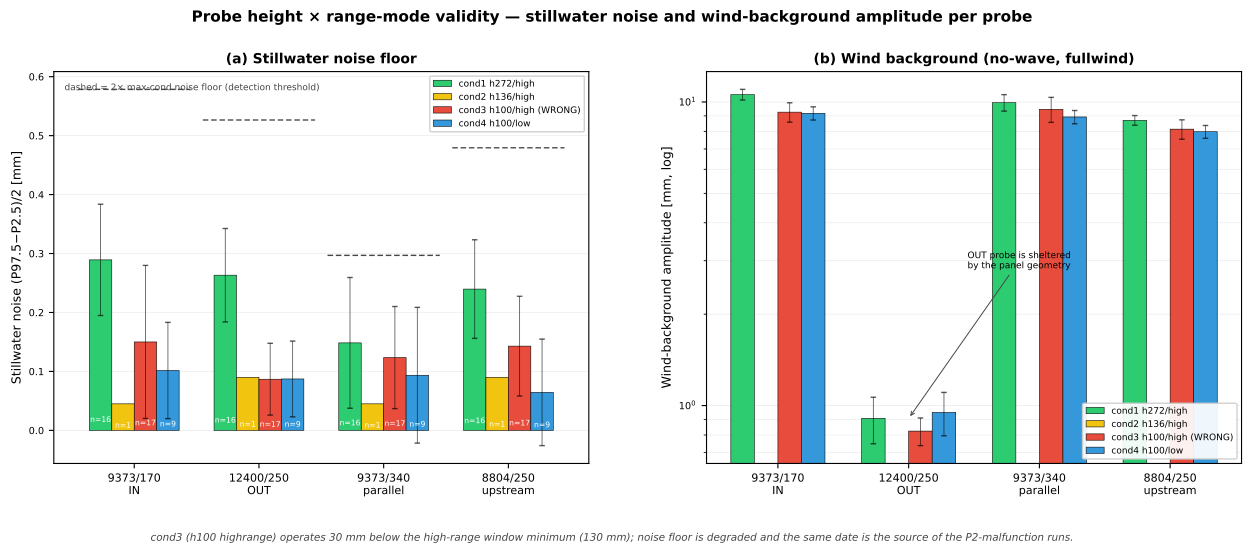

Generate this figure with Python:
"""
Probe height & range-mode figure (CH04 §3b)
=============================================

Promotes the analysis in `probe_height_analysis.py` (text-only) and the
review document `probe_height_wind_findings.md` into a thesis-grade
figure. Two-panel layout:

  (A) Stillwater noise floor (mm) — per probe, per condition. Linear
      y-axis; bars show mean (P97.5−P2.5)/2 across nowave+nowind runs;
      error bars = ±1 std across runs.
  (B) Wind background amplitude (mm) — per probe, per condition. Log
      y-axis (OUT probe is ~10× smaller than wind-exposed probes).
      Bars show mean amplitude across nowave+fullwind runs; error bars
      = ±1 std.

Conditions (combinations of probe height above still water × hardware
range mode):

  cond1: h272 / high   — standard, pre-2026-03-23 (longest air path)
  cond2: h136 / high   — transitional, 1 day, n=1 stillwater run
  cond3: h100 / high   — WRONG mode (100 mm < 130 mm window minimum);
                          source of the P2-malfunction runs
  cond4: h100 / low    — correct lowrange; used for all CH05 results

Probes:
  9373/170  IN
  12400/250 OUT (sheltered by panel)
  9373/340  parallel to IN (other lateral side)
  8804/250  upstream (closer to paddle)

Run from repo root:
    conda run -n draumkvedet python analysis_scratch/probe_height_figure.py

Outputs:
    analysis_scratch/probe_height_figure.pdf       (scratch quick-view)
    output/FIGURES/ch04_probe_height.pdf            (thesis figure)
    output/TEXFIGU/ch04_probe_height.tex            (thesis stub, write-once)
    analysis_scratch/probe_height_figure_summary.csv (numeric table)
"""

import sys
import warnings
from pathlib import Path
from datetime import datetime

warnings.filterwarnings("ignore")

import numpy as np
import pandas as pd
import matplotlib

matplotlib.use("Agg")
import matplotlib.pyplot as plt
import matplotlib.gridspec as gridspec

BASE = Path(__file__).resolve().parent.parent
sys.path.insert(0, str(BASE))

import os
os.chdir(BASE)  # waveprocessed/ paths below are repo-relative

from wavescripts.improved_data_loader import load_analysis_data
from wavescripts.constants import PROBE_RANGE_MODES, PROBE_HEIGHT_DEFAULT_MM

# ── Output paths ──────────────────────────────────────────────────────────────
SCRATCH_PDF = Path(__file__).parent / "probe_height_figure.pdf"
SCRATCH_CSV = Path(__file__).parent / "probe_height_figure_summary.csv"
THESIS_NAME = "ch04_probe_height"
OUT_PDF = BASE / "output" / "FIGURES" / f"{THESIS_NAME}.pdf"
OUT_STUB = BASE / "output" / "TEXFIGU" / f"{THESIS_NAME}.tex"
CHAPTER = "04"

# ── Datasets ──────────────────────────────────────────────────────────────────
# Same set as probe_height_analysis.py — every march2026 folder so all 4
# conditions are represented. Older Nov-2025 folders use a different probe
# config and are excluded.
PROCESSED_DIRS = [
    Path("waveprocessed/PROCESSED-20260307-ProbPos4_31_FPV_2-tett6roof"),
    Path("waveprocessed/PROCESSED-20260312-ProbPos4_31_FPV_2-tett6roof"),
    Path("waveprocessed/PROCESSED-20260313-ProbePos4_31_FPV_2-tett6roof"),
    Path("waveprocessed/PROCESSED-20260314-ProbePos4_31_FPV_2-tett6roof"),
    Path("waveprocessed/PROCESSED-20260316-ProbePos4_31_FPV_2-tett6roof"),
    Path("waveprocessed/PROCESSED-20260316-ProbePos4_31_FPV_2-tett6roof-under9Mooring"),
    Path("waveprocessed/PROCESSED-20260319-ProbePos4_31_FPV_2-tett6roof-under9Mooring"),
    Path("waveprocessed/PROCESSED-20260321-ProbePos4_31_FPV_2-tett6roof-under9Mooring-height100-RENAMED"),
    Path("waveprocessed/PROCESSED-20260323-ProbePos4_31_FPV_2-tett6roof-under9Mooring-height136"),
    Path("waveprocessed/PROCESSED-20260323-ProbePos4_31_FPV_2-tett6roof-under9Mooring-height100"),
    Path("waveprocessed/PROCESSED-20260324-ProbePos4_31_FPV_2-tett6roof-under9Mooring-height100"),
    Path("waveprocessed/PROCESSED-20260325-ProbePos4_31_FPV_2-tett6roof-under9Mooring-height100"),
    Path("waveprocessed/PROCESSED-20260326-ProbePos4_31_FPV_2-tett6roof-under9Mooring-height100"),
    Path("waveprocessed/PROCESSED-20260326-ProbePos4_31_FPV_2-tett6roof-under9Mooring-height100-lowrange"),
    Path("waveprocessed/PROCESSED-20260327-ProbePos4_31_FPV_2-tett6roof-under9Mooring30-height100-lowrange"),
]

# ── Probe + condition definitions ─────────────────────────────────────────────
PROBES = ["9373/170", "12400/250", "9373/340", "8804/250"]
PROBE_LABELS = {
    "9373/170": "9373/170\nIN",
    "12400/250": "12400/250\nOUT",
    "9373/340": "9373/340\nparallel",
    "8804/250": "8804/250\nupstream",
}

# Conditions are listed in the order they were used in the experiment.
# cond3 is flagged as "WRONG" because h=100 mm is below the high-range
# 130 mm window minimum, which produces out-of-spec hardware behaviour.
CONDITIONS = [
    {"key": "cond1_h272_high", "label": "cond1 h272/high",     "color": "#2ECC71"},  # green — standard
    {"key": "cond2_h136_high", "label": "cond2 h136/high",     "color": "#F1C40F"},  # yellow — borderline
    {"key": "cond3_h100_high_WRONG", "label": "cond3 h100/high (WRONG)", "color": "#E74C3C"},  # red — wrong-mode
    {"key": "cond4_h100_low",  "label": "cond4 h100/low",      "color": "#3498DB"},  # blue — correct lowrange
]

# ── 1. Load and label ─────────────────────────────────────────────────────────
print("1. Loading metadata …")
combined_meta, _, _, _ = load_analysis_data(*PROCESSED_DIRS, load_processed=False)
print(f"   {len(combined_meta)} total rows loaded")


def assign_condition(row):
    h = row.get("probe_height_mm", PROBE_HEIGHT_DEFAULT_MM)
    r = row.get("probe_range_mode", "high")
    if pd.isna(h):
        h = PROBE_HEIGHT_DEFAULT_MM
    h = int(h)
    if h == 272 and r == "high":
        return "cond1_h272_high"
    if h == 136 and r == "high":
        return "cond2_h136_high"
    if h == 100 and r == "high":
        return "cond3_h100_high_WRONG"
    if h == 100 and r == "low":
        return "cond4_h100_low"
    return f"other_h{h}_{r}"


combined_meta["condition"] = combined_meta.apply(assign_condition, axis=1)
print("   condition counts:")
print(combined_meta["condition"].value_counts().to_string())

amp_cols = {p: f"Probe {p} Amplitude" for p in PROBES}
missing = [p for p, c in amp_cols.items() if c not in combined_meta.columns]
if missing:
    raise RuntimeError(
        f"Missing amplitude columns for probes {missing}. "
        f"Have: {[c for c in combined_meta.columns if c.startswith('Probe ') and c.endswith(' Amplitude')]}"
    )

# ── 2. Stillwater (nowave + nowind) and wind-background (nowave + fullwind) ─
diag_excl = ["diagnostic", "partial"]

stillwater = combined_meta[
    combined_meta["WaveFrequencyInput [Hz]"].isna()
    & (combined_meta["WindCondition"] == "no")
    & (~combined_meta.get("run_category", pd.Series(["standard"] * len(combined_meta))).isin(diag_excl))
].copy()
print(f"\n2a. Stillwater runs (nowave+nowind, non-diagnostic): {len(stillwater)}")

wind_bg = combined_meta[
    combined_meta["WaveFrequencyInput [Hz]"].isna()
    & (combined_meta["WindCondition"] == "full")
    & (~combined_meta.get("run_category", pd.Series(["standard"] * len(combined_meta))).isin(diag_excl))
].copy()
print(f"2b. Wind-background runs (nowave+fullwind, non-diagnostic): {len(wind_bg)}")


def per_condition_stats(df: pd.DataFrame, probe: str):
    """Return dict {cond_key: (mean, std, n)} for the given probe column."""
    col = amp_cols[probe]
    out = {}
    for c in CONDITIONS:
        sub = df[df["condition"] == c["key"]][col].dropna()
        if len(sub) > 0:
            out[c["key"]] = (float(sub.mean()), float(sub.std()) if len(sub) > 1 else 0.0, int(len(sub)))
        else:
            out[c["key"]] = (np.nan, np.nan, 0)
    return out


sw_stats = {p: per_condition_stats(stillwater, p) for p in PROBES}
wb_stats = {p: per_condition_stats(wind_bg, p) for p in PROBES}

# ── 3. Detection threshold (per probe, max across conditions) ─────────────────
# Used as a horizontal annotation on the noise-floor panel.
# Standard rule from CLAUDE.md §16: ≈ 2× noise floor.
DETECTION_FACTOR = 2.0
detection_threshold = {
    p: DETECTION_FACTOR * np.nanmax([sw_stats[p][c["key"]][0] for c in CONDITIONS])
    for p in PROBES
}

# ── 4. Save numeric summary table ────────────────────────────────────────────
print("\n3. Writing numeric summary CSV …")
rows = []
for p in PROBES:
    for c in CONDITIONS:
        sw_m, sw_s, sw_n = sw_stats[p][c["key"]]
        wb_m, wb_s, wb_n = wb_stats[p][c["key"]]
        rows.append({
            "probe": p,
            "condition": c["key"],
            "sw_mean_mm": sw_m,
            "sw_std_mm": sw_s,
            "sw_n_runs": sw_n,
            "wind_mean_mm": wb_m,
            "wind_std_mm": wb_s,
            "wind_n_runs": wb_n,
            "wind_over_sw": wb_m / sw_m if (sw_m and sw_m > 0) else np.nan,
        })
summary_df = pd.DataFrame(rows)
summary_df.to_csv(SCRATCH_CSV, index=False)
print(f"   Saved → {SCRATCH_CSV.relative_to(BASE)}")
print()
print(summary_df.round(3).to_string(index=False))

# ── 5. Plot ───────────────────────────────────────────────────────────────────
print("\n4. Building figure …")

n_probes = len(PROBES)
n_cond = len(CONDITIONS)
bar_w = 0.18
group_x = np.arange(n_probes)

fig = plt.figure(figsize=(13, 5.6))
gs = gridspec.GridSpec(1, 2, figure=fig, wspace=0.22, left=0.07, right=0.985,
                       top=0.86, bottom=0.16)
ax_sw = fig.add_subplot(gs[0, 0])
ax_wb = fig.add_subplot(gs[0, 1])

# Panel A: stillwater noise floor (linear) ─────────────────────────────────────
for j, c in enumerate(CONDITIONS):
    means = [sw_stats[p][c["key"]][0] for p in PROBES]
    stds  = [sw_stats[p][c["key"]][1] for p in PROBES]
    ns    = [sw_stats[p][c["key"]][2] for p in PROBES]
    xs = group_x + (j - (n_cond - 1) / 2) * bar_w
    bars = ax_sw.bar(xs, means, bar_w, label=c["label"], color=c["color"],
                     edgecolor="black", linewidth=0.4, zorder=2)
    # Error bars only where n > 1; otherwise draw a small marker for the
    # single point
    for x, m, s, n in zip(xs, means, stds, ns):
        if n == 0 or np.isnan(m):
            continue
        if n > 1:
            ax_sw.errorbar(x, m, yerr=s, fmt="none", ecolor="black", capsize=2,
                           elinewidth=0.6, alpha=0.65, zorder=3)
        # Annotate n-count under each bar
        ax_sw.text(x, max(m, 0.005) * 0.04, f"n={n}",
                   ha="center", va="bottom", fontsize=5.5, color="white", zorder=5)

# Detection threshold lines (dashed, per probe)
for i, p in enumerate(PROBES):
    th = detection_threshold[p]
    if not np.isnan(th):
        ax_sw.hlines(th, group_x[i] - 0.45, group_x[i] + 0.45,
                     colors="#444", linestyles=(0, (4, 2)), linewidth=1.0, zorder=4)

ax_sw.set_xticks(group_x)
ax_sw.set_xticklabels([PROBE_LABELS[p] for p in PROBES], fontsize=8)
ax_sw.set_ylabel("Stillwater noise (P97.5−P2.5)/2 [mm]", fontsize=9)
ax_sw.set_title("(a) Stillwater noise floor", fontsize=10, fontweight="bold")
ax_sw.grid(True, axis="y", alpha=0.25, lw=0.5)
ax_sw.set_axisbelow(True)
ax_sw.tick_params(axis="y", labelsize=7)
ax_sw.tick_params(axis="x", labelsize=8)
ax_sw.legend(loc="upper right", fontsize=6.5, framealpha=0.92, ncol=1)
ax_sw.text(0.02, 0.97, "dashed = 2× max-cond noise floor (detection threshold)",
           transform=ax_sw.transAxes, fontsize=6.5, va="top", color="#444")

# Panel B: wind background (log) ──────────────────────────────────────────────
for j, c in enumerate(CONDITIONS):
    means = [wb_stats[p][c["key"]][0] for p in PROBES]
    stds  = [wb_stats[p][c["key"]][1] for p in PROBES]
    ns    = [wb_stats[p][c["key"]][2] for p in PROBES]
    xs = group_x + (j - (n_cond - 1) / 2) * bar_w
    bars = ax_wb.bar(xs, means, bar_w, label=c["label"], color=c["color"],
                     edgecolor="black", linewidth=0.4, zorder=2)
    for x, m, s, n in zip(xs, means, stds, ns):
        if n == 0 or np.isnan(m):
            continue
        if n > 1:
            ax_wb.errorbar(x, m, yerr=s, fmt="none", ecolor="black", capsize=2,
                           elinewidth=0.6, alpha=0.65, zorder=3)

ax_wb.set_yscale("log")
ax_wb.set_xticks(group_x)
ax_wb.set_xticklabels([PROBE_LABELS[p] for p in PROBES], fontsize=8)
ax_wb.set_ylabel("Wind-background amplitude [mm, log]", fontsize=9)
ax_wb.set_title("(b) Wind background (no-wave, fullwind)", fontsize=10, fontweight="bold")
ax_wb.grid(True, which="both", axis="y", alpha=0.25, lw=0.5)
ax_wb.set_axisbelow(True)
ax_wb.tick_params(axis="y", labelsize=7)
ax_wb.tick_params(axis="x", labelsize=8)
ax_wb.legend(loc="lower right", fontsize=6.5, framealpha=0.92, ncol=1)

# Annotate the OUT probe specifically — it sits ~10× lower than the others
# because the panel shelters it from the wind fetch.
ax_wb.annotate("OUT probe is sheltered\nby the panel geometry",
               xy=(group_x[1], wb_stats["12400/250"]["cond1_h272_high"][0] or 1.0),
               xytext=(group_x[1] + 0.45, 3.0),
               fontsize=6.5, ha="left", va="center",
               arrowprops=dict(arrowstyle="->", lw=0.7, color="#444"))

# Suptitle with key context
fig.suptitle(
    "Probe height × range-mode validity — stillwater noise and wind-background amplitude per probe",
    fontsize=11, fontweight="bold", y=0.97,
)
fig.text(0.5, 0.022,
         "cond3 (h100 highrange) operates 30 mm below the high-range window minimum (130 mm); "
         "noise floor is degraded and the same date is the source of the P2-malfunction runs.",
         ha="center", fontsize=7.5, color="#444", style="italic")

# ── 6. Save ──────────────────────────────────────────────────────────────────
print("5. Saving figure …")
SCRATCH_PDF.parent.mkdir(parents=True, exist_ok=True)
OUT_PDF.parent.mkdir(parents=True, exist_ok=True)
OUT_STUB.parent.mkdir(parents=True, exist_ok=True)

fig.savefig(SCRATCH_PDF, bbox_inches="tight")
print(f"   Saved → {SCRATCH_PDF.relative_to(BASE)}")
fig.savefig(OUT_PDF, bbox_inches="tight")
print(f"   Saved → {OUT_PDF.relative_to(BASE)}")

# Stub: write once. After the user has hand-edited the caption / label,
# never overwrite. Re-running this script will preserve the user's edits.
if not OUT_STUB.exists():
    # Headline numbers for the caption
    in_p = "9373/170"
    out_p = "12400/250"
    sw_c1_in = sw_stats[in_p]["cond1_h272_high"][0]
    sw_c4_in = sw_stats[in_p]["cond4_h100_low"][0]
    sw_c1_out = sw_stats[out_p]["cond1_h272_high"][0]
    sw_c4_out = sw_stats[out_p]["cond4_h100_low"][0]
    wb_c1_out = wb_stats[out_p]["cond1_h272_high"][0]
    wb_c1_in = wb_stats[in_p]["cond1_h272_high"][0]

    _caption = (
        "Stillwater noise floor (a) and wind-background amplitude (b) per probe, "
        "for the four hardware configurations encountered during the experiment: "
        "cond1 ($h\\!=\\!272$\\,mm, high-range, standard), "
        "cond2 ($h\\!=\\!136$\\,mm, high-range, $n\\!=\\!1$ stillwater), "
        "cond3 ($h\\!=\\!100$\\,mm, high-range — wrong mode: $h$ is below the "
        "$130$\\,mm window minimum), and "
        "cond4 ($h\\!=\\!100$\\,mm, low-range — correct, used for all CH05 results). "
        "Bars: mean across nowave runs in each group (errorbars: $\\pm 1\\,\\sigma$ "
        f"where $n\\!>\\!1$). At the IN probe, lowering the probe drops the "
        f"stillwater noise from $\\sim\\!{sw_c1_in*1000:.0f}$\\,$\\mu$m (cond1) to "
        f"$\\sim\\!{sw_c4_in*1000:.0f}$\\,$\\mu$m (cond4) — the longer acoustic "
        "path of cond1 contributes more drift and attenuation. The OUT probe is "
        f"sheltered by the panel geometry, with wind-background $\\sim\\!{wb_c1_out:.2f}$\\,mm "
        f"vs $\\sim\\!{wb_c1_in:.1f}$\\,mm at the IN probe — a $\\sim\\!10\\times$ "
        "reduction. Dashed segments in (a): detection threshold $2\\times$ "
        "max-condition noise floor per probe. Note: cond3 is the source of the "
        "P2-probe-malfunction runs flagged by the pipeline quality system."
    )
    _stub = (
        "%! TEX root = ../main.tex\n"
        "% =============================================================\n"
        "% IMMUTABLE — generated automatically, do not edit this block\n"
        "%   script          : analysis_scratch/probe_height_figure.py\n"
        "%   plot_type       : probe_height\n"
        f"%   chapter         : {CHAPTER}\n"
        "%   conditions      : cond1 h272/high, cond2 h136/high, cond3 h100/high (WRONG), cond4 h100/low\n"
        f"%   probes          : {', '.join(PROBES)}\n"
        f"%   sw_n_total      : {len(stillwater)}\n"
        f"%   wind_n_total    : {len(wind_bg)}\n"
        "% =============================================================\n"
        "\\begin{figure}[htbp]\n"
        "  \\centering\n"
        f"  \\includegraphics[width=0.98\\linewidth]{{FIGURES/{THESIS_NAME}.pdf}}\n"
        "  \\caption[Probe height and range-mode validity]{%\n"
        f"    {_caption}\n"
        "  }\n"
        f"  \\label{{fig:{THESIS_NAME}}}\n"
        "\\end{figure}\n"
    )
    OUT_STUB.write_text(_stub)
    print(f"   Wrote stub → {OUT_STUB.relative_to(BASE)}")
else:
    print(f"   Stub exists (not overwritten): {OUT_STUB.relative_to(BASE)}")

print("\nDone.")
